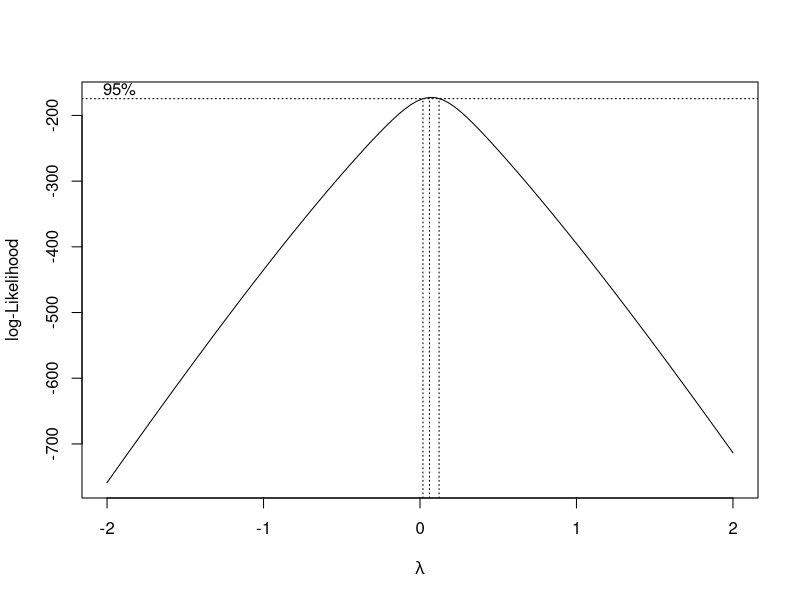
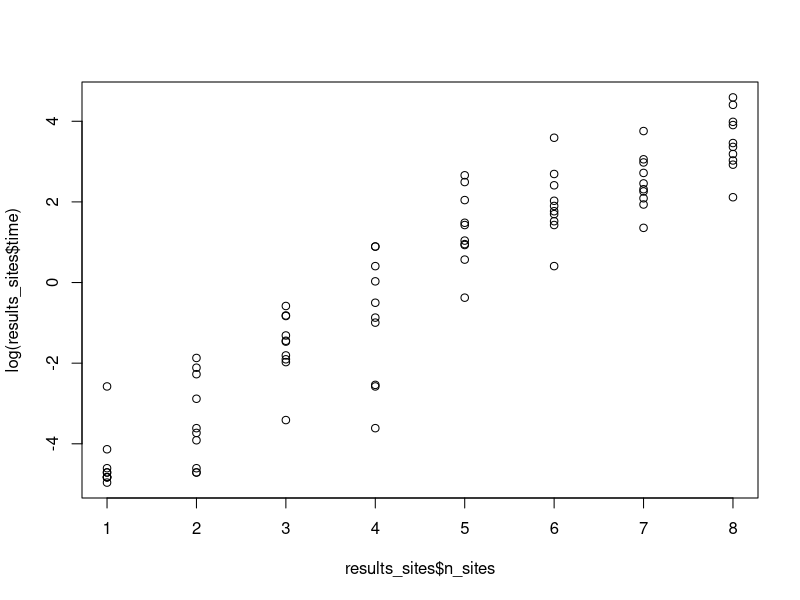
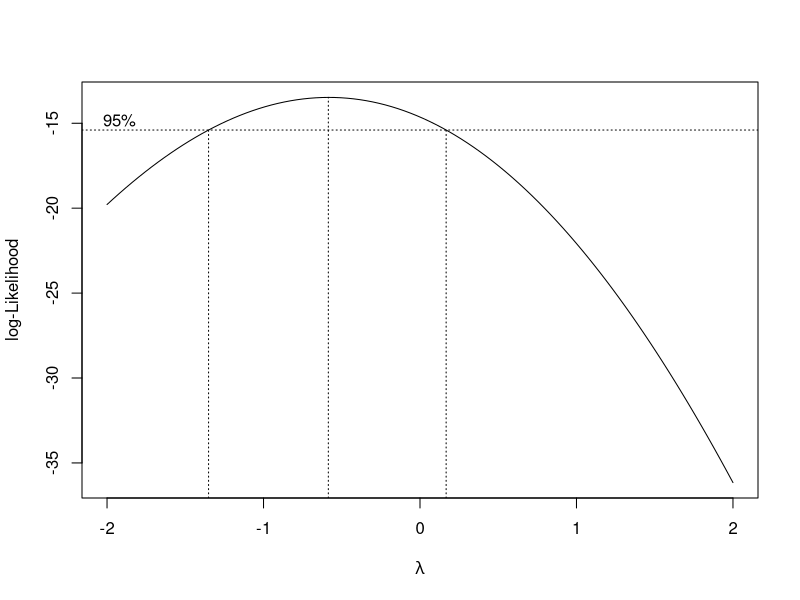
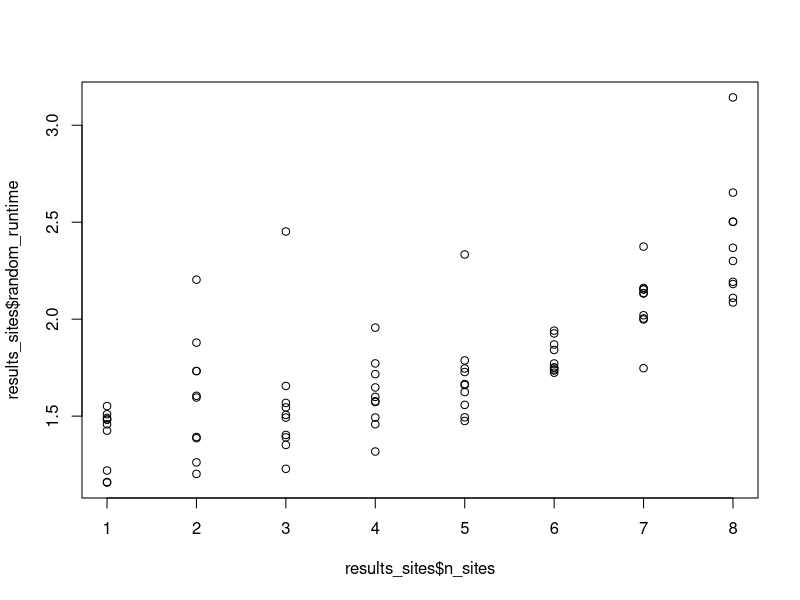
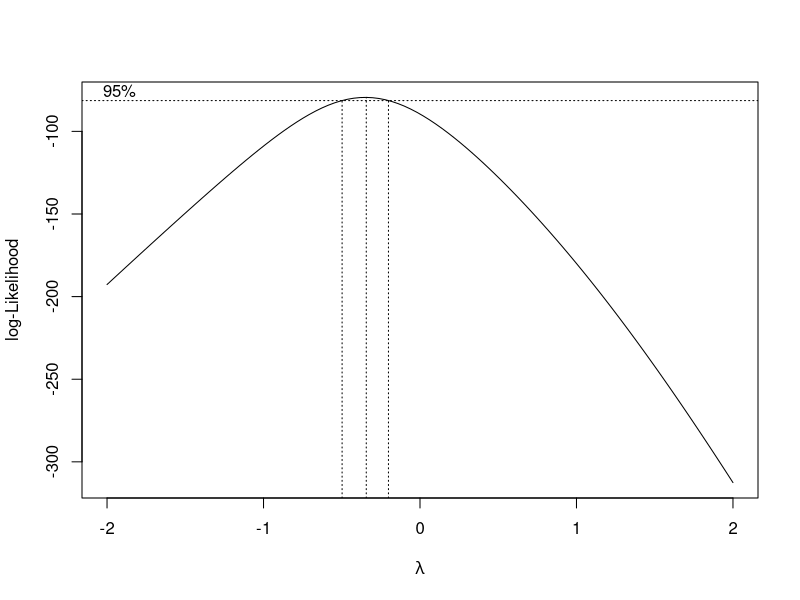
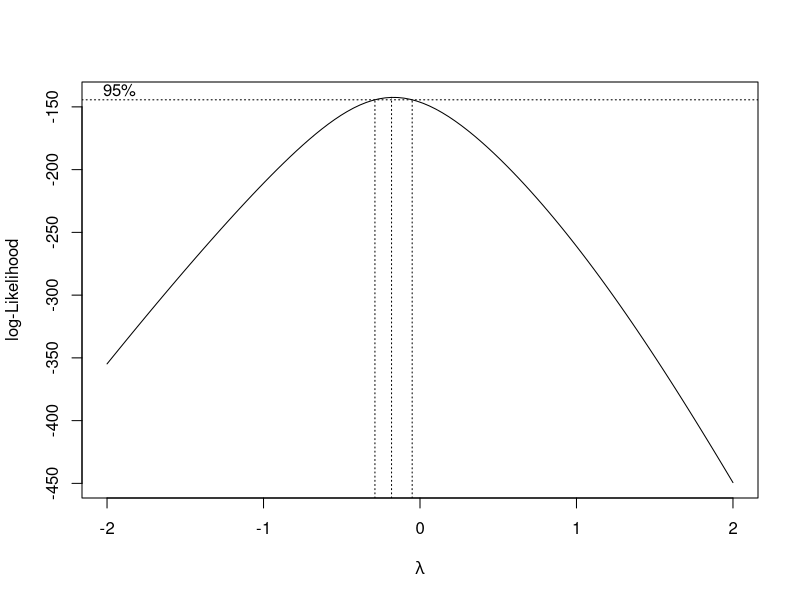
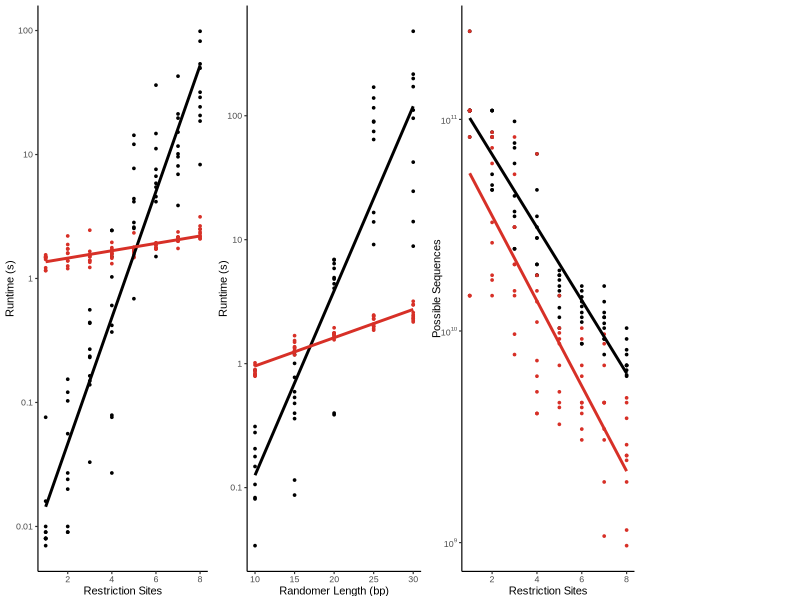

R code for these plots, in order: (Note: this script raises an error after producing the figures.)
setwd("~/Documents/GitHub/OligoRL/CutFreeRL/Plotting")
library(ggplot2)
library(dplyr)

results_sites <- read.csv("./rollout_results_sites_4_1_21.csv")
results_length <- read.csv("./rollout_results_length_4_15_21.csv")
interaction_data <- read.csv("./Cutfree_interaction_data.csv")
#results_sites <- results_sites[order(results_sites$n_sites), ]
#resutls_sites <- results_sites[results_sites$n_sites<=10]
#results_sites <- results_sites[1:80,]
plot_cutfree_data <- function() {
  font_size=8
  font="Arial"
  line_size=.4
  point_size=0.6
  red="#d73027"
  blue="#4575b4"
  results_sites <- read.csv("./rollout_results_sites_4_1_21.csv")
  results_length <- read.csv("./rollout_results_length_4_15_21.csv")
  interaction_data <- read.csv("./Cutfree_interaction_data.csv")
  plot1 <- ggplot2::ggplot(data=results_sites) +
    ggplot2::scale_y_log10(breaks=c(0.01,0.1,1,10,100),labels=c("0.01","0.1","1","10","100")) +
    ggplot2::geom_point(aes(x=n_sites,y=time),color="black",size=point_size) +
    ggplot2::geom_point(aes(x=n_sites,y=random_runtime),color=red,size=point_size)+
    ggplot2::xlab("Restriction Sites") +
    ggplot2::ylab("Runtime (s)") +
    ggplot2::geom_smooth(aes(x=n_sites,y=time),method="lm", se=FALSE,color="black")+
    ggplot2::geom_smooth(aes(x=n_sites,y=random_runtime),method="lm", se=FALSE,color=red)+
    ggplot2::theme_classic(base_size=font_size,base_family = font,base_line_size = line_size)
  
  plot2 <- ggplot2::ggplot(data=results_sites) +
    ggplot2::scale_y_log10(breaks=c(1e9,1e10,1e11),labels=c(expression(paste("10"^"9")),expression(paste("10"^"10")),expression(paste("10"^"11")))) +
    ggplot2::geom_point(aes(x=n_sites,y=degeneracy),color="black",size=point_size) +
    ggplot2::geom_point(aes(x=n_sites,y=random_objval),color=red,size=point_size)+
    ggplot2::xlab("Restriction Sites") +
    ggplot2::ylab("Possible Sequences") +
    ggplot2::geom_smooth(aes(x=n_sites,y=degeneracy),method="lm", se=FALSE,color="black")+
    ggplot2::geom_smooth(aes(x=n_sites,y=random_objval),method="lm", se=FALSE,color=red)+
    ggplot2::theme_classic(base_size=font_size,base_family = font,base_line_size = line_size)
  
  plot0 <- ggplot2::ggplot(data=results_length) +
    ggplot2::scale_y_log10(breaks=c(0.1,1,10,100),labels=c("0.1","1","10","100")) +
    ggplot2::geom_point(aes(x=oligo_lengths, y=time),color="black",size=point_size) +
    ggplot2::geom_point(aes(x=oligo_lengths, y=random_runtime),color=red,size=point_size) +
    ggplot2::xlab("Randomer Length (bp)") +
    ggplot2::ylab("Runtime (s)") +
    ggplot2::geom_smooth(aes(x=oligo_lengths,y=time),method="lm", se=FALSE,color="black")+
    ggplot2::geom_smooth(aes(x=oligo_lengths,y=random_runtime),method="lm", se=FALSE,color=red)+
    ggplot2::theme_classic(base_size=font_size,base_family = font,base_line_size = line_size)
  
  #results %>%
    #dplyr::group_by(n_sites) %>%
    #dplyr::select(n_sites, time, degeneracy) %>%
    #dplyr::summarise_all(dplyr::funs(mean, sd))
  
  cowplot::plot_grid(plot1, plot0,plot2,NULL,rel_widths = c(1,1,1,0.75), align= "h", nrow=1 )
  scaling_factor=5.5
  ggsave("CutfreeRL_Figure.tiff",width=scaling_factor,height=scaling_factor/3.75,dpi=300,units="in")
}
plot_cutfree_data()
## Test cutfree runtime significance 
summary(logcutfree.model <- lm(log(time) ~ n_sites,data=results_sites))
MASS::boxcox(time ~ n_sites, data=results_sites)
plot(results_sites$n_sites,log(results_sites$time))

## Test RL runtime significance 
summary(rlcutfree.model <- lm((random_runtime) ~ n_sites,data=results_sites))
MASS::boxcox(random_runtime ~ n_sites, data=results_sites)
plot(results_sites$n_sites,results_sites$random_runtime)

## test cutfree solution decay 
summary(solution.cutfree <- lm(log(degeneracy)~n_sites,data=results_sites))
MASS::boxcox(degeneracy ~ n_sites, data=results_sites)
## Test RL solution decay 
summary(solution.RL <- lm(log(random_objval)~n_sites,data=results_sites))
MASS::boxcox(random_objval ~ n_sites, data=results_sites)
##Test interaction between nsites and algorithm
summary(solution.interaction <- lm(log(degeneracy)~n_sites+algorithm+n_sites*algorithm,data=interaction_data))
plot(model)
plot(log(interaction_data$degeneracy),predict(solution.interaction))

##test cutfree oligo length 
summary(length.cutfree <- lm(log(time) ~ oligo_lengths,data=results_length))
summary(length.RL <- lm(log(random_runtime) ~oligo_lengths,data=results_length))
MASS::boxcox(random_runtime ~ oligo_lengths, data=results_length)
MASS::boxcox(time ~oligo_lengths,data=results_length)
